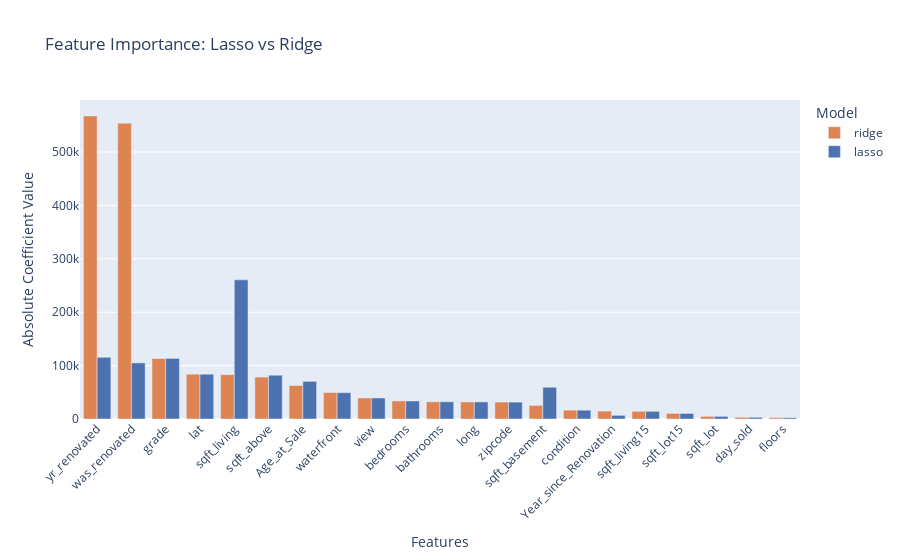

Notebook source saved alongside this figure:
### Code cell
import pandas as pd
import plotly.express as px

# Fix formating of the dataframe for plotting
df_melted = feature_importance.melt(id_vars='index', 
                     value_vars=['lasso', 'ridge'],
                     var_name='Model', 
                     value_name='Coefficient')

# Create a interactive bar plot
fig = px.bar(df_melted.sort_values("Coefficient", ascending=False), 
             x='index', 
             y='Coefficient', 
             color='Model',          
             barmode='group',        # side-by-side, not stacked
            color_discrete_map={
                 'lasso': '#4c72b0', 
                 'ridge': '#dd8452'},
             title='Feature Importance: Lasso vs Ridge')

# 3. Rotate x-axis labels
fig.update_layout(
    xaxis_tickangle=-45,
    xaxis_title='Features',
    yaxis_title='Absolute Coefficient Value'
)

fig.show()
fig.write_image("Graphs/Lasso_Ridge_Coefficients.png")

### Figure 1 — Plotly figure (JSON) as saved in the notebook; plotly's stock layout.template omitted (floating-point values rounded to 4 significant figures)
{"data": [{"alignmentgroup": "True", "hovertemplate": "Model=ridge<br>index=%{x}<br>Coefficient=%{y}<extra></extra>", "legendgroup": "ridge", "marker": {"color": "#dd8452", "pattern": {"shape": ""}}, "name": "ridge", "offsetgroup": "ridge", "orientation": "v", "showlegend": true, "textposition": "auto", "type": "bar", "x": ["yr_renovated", "was_renovated", "grade", "lat", "sqft_living", "sqft_above", "Age_at_Sale", "waterfront", "view", "bedrooms", "bathrooms", "long", "zipcode", "sqft_basement", "condition", "Year_since_Renovation", "sqft_living15", "sqft_lot15", "sqft_lot", "day_sold", "floors"], "xaxis": "x", "y": [567500.0, 554000.0, 113300.0, 83880.0, 83030.0, 78480.0, 62760.0, 49480.0, 39370.0, 33820.0, 32260.0, 31940.0, 31660.0, 25420.0, 16610.0, 14830.0, 14420.0, 10460.0, 4973.0, 3174.0, 2587.0], "yaxis": "y"}, {"alignmentgroup": "True", "hovertemplate": "Model=lasso<br>index=%{x}<br>Coefficient=%{y}<extra></extra>", "legendgroup": "lasso", "marker": {"color": "#4c72b0", "pattern": {"shape": ""}}, "name": "lasso", "offsetgroup": "lasso", "orientation": "v", "showlegend": true, "textposition": "auto", "type": "bar", "x": ["sqft_living", "yr_renovated", "grade", "was_renovated", "lat", "sqft_above", "Age_at_Sale", "sqft_basement", "waterfront", "view", "bedrooms", "bathrooms", "long", "zipcode", "condition", "sqft_living15", "sqft_lot15", "Year_since_Renovation", "sqft_lot", "day_sold", "floors"], "xaxis": "x", "y": [260700.0, 115500.0, 113500.0, 105100.0, 83900.0, 82000.0, 70490.0, 59470.0, 49350.0, 39360.0, 33750.0, 32310.0, 31980.0, 31610.0, 16510.0, 14330.0, 10420.0, 6825.0, 4926.0, 3153.0, 2301.0], "yaxis": "y"}], "layout": {"barmode": "group", "legend": {"title": {"text": "Model"}, "tracegroupgap": 0}, "title": {"text": "Feature Importance: Lasso vs Ridge"}, "xaxis": {"anchor": "y", "domain": [0, 1], "tickangle": -45, "title": {"text": "Features"}}, "yaxis": {"anchor": "x", "domain": [0, 1], "title": {"text": "Absolute Coefficient Value"}}}}
